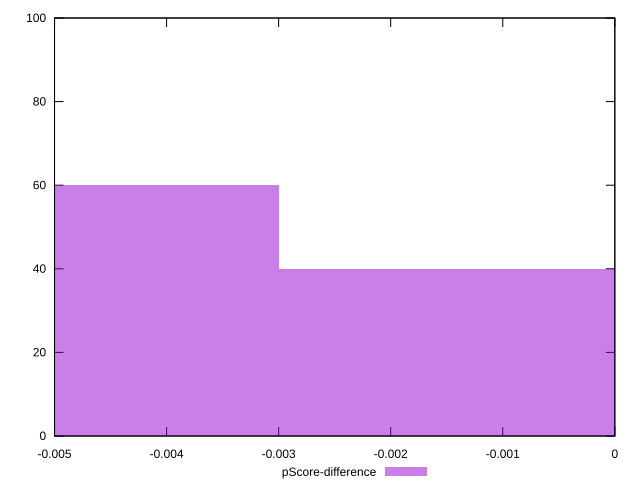

Reproduce this figure in gnuplot.
reset

$pScoreDifference <<EOF
0 40
-0.0059902641383718265 60
EOF

set key outside below
set boxwidth 0.0059902641383718265
set xrange [-0.0050000000000000044:0]
set yrange [0:100]
set trange [0:100]
set style fill transparent solid 0.5 noborder
set terminal svg size 640, 490 enhanced background rgb 'white'
set output "report_00016_2021-02-10T13-31-48.338Z/uses-http2/samples/pages+cached/pScore-difference/histogram.svg"

plot $pScoreDifference title "pScore-difference" with boxes

reset
